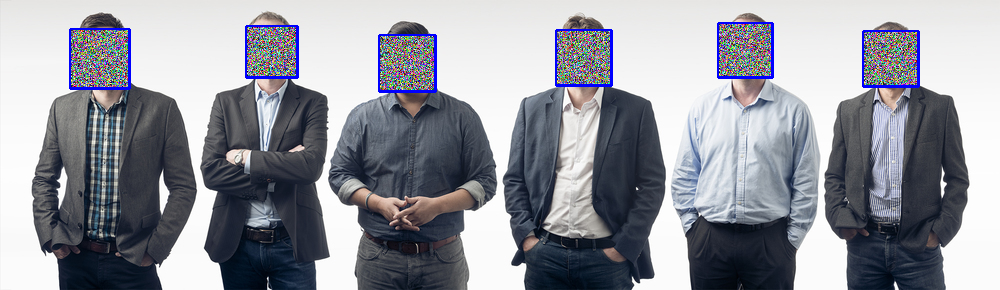
#> input picture ppl1.png, 1000 x 290 px, found by its file name
$ jupyter execute --allow-errors 'Square Detection.ipynb'
#> lines starting #> are read from the running program, lines starting #| are printed output that depends on the picture
[cell 1]
import numpy as np
from PIL import Image, ImageFilter

[cell 2]
# Open image and make into Numpy array
im = Image.open('./SquareDetectionResults/ppl1.png').convert('RGB')
#> im is the input picture: PIL image 1000x290 RGB; mean R, G, B 147.3, 149.5, 157.4
na = np.array(im)
orig = na.copy()    # Save original

[cell 3]
# Median filter to remove outliers
im = im.filter(ImageFilter.MedianFilter(3))
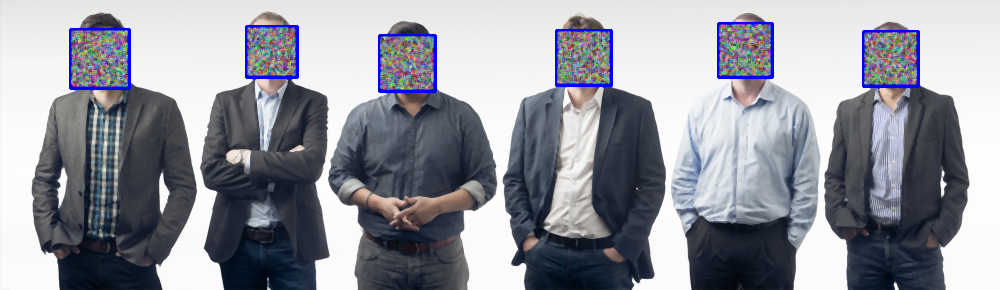
#> im: PIL image 1000x290 RGB; mean R, G, B 147.1, 149.2, 157.7

[cell 4]
# Find X,Y coordinates of all yellow pixels
yellowY, yellowX = np.where(np.all(na==[0, 0, 255],axis=2))
#> yellowY = 3306 values from 22 to 92; yellowX = 3306 values, max 919 at index 647, min 69 at index 313, mean 499
print(yellowX)
#> (printed output is left out)
#yellowY2, yellowX2= np.where(np.all(na==[0, 0, 255],axis=-2))
zipped = np.column_stack((yellowX,yellowY))
#> zipped = 3306 pairs, first value 69 to 919, second value 22 to 92
print("xipp",zipped)
#> (printed output is left out)

[cell 5]
uniqueY = list(yellowY)
#> uniqueY = 3306 values from 22 to 92
uniqueX= list(set(yellowX))
#> uniqueX = 348 values from 69 to 919

uniquesetX={uniqueX[0]}
#> uniquesetX = 1 item
uniquesetY={uniqueY[0]}
#> uniquesetY = 1 item

[cell 6]
for x in range(0,len(uniqueX)-1):
  if(uniqueX[x+1]-uniqueX[x]>=2):
    uniquesetX.add(uniqueX[x])
    uniquesetX.add(uniqueX[x+1])
#> after the loop, uniquesetX = 11 items
uniquesetX.add(uniqueX[len(uniqueX)-1])
uniquesetX=sorted(uniquesetX)
#> uniquesetX = [69, 130, 245, 298, 378, 436, 555, 612, 717, 773, 862, 919]
uniquesetY=list()
for a in uniquesetX:
  for x,y in zipped:
    if(a==x):
      uniquesetY.append(y)
#> this loop made 12 passes
#> a on passes 1 to 12: 69, 130, 245, 298, 378, 436, 555, 612, 717, 773, 862, 919
#> after the loop, uniquesetY = 672 values, max 91 at index 280, min 23 at index 450, mean 56.62

[cell 7]
uniqueset2Y=list()
uniqueset2Y.append(uniquesetY[0])

[cell 8]
for x in range(0,len(uniquesetY)-1):
  if(uniquesetY[x+1]-uniquesetY[x]!=1):
    uniqueset2Y.append(uniquesetY[x])
    uniqueset2Y.append(uniquesetY[x+1])
#> after the loop, uniqueset2Y = [29, 88, 29, 88, 26, 77, 26, 77, 35, 91, 35, 91, 30, 85, 30, 85, 23, 77, 23, 77, 31, 86, 31]
uniqueset2Y.append(uniquesetY[len(uniquesetY)-1])
print("uniqesetY",uniqueset2Y)
#| uniqesetY [29, 88, 29, 88, 26, 77, 26, 77, 35, 91, 35, 91, 30, 85, 30, 85, 23, 77, 23, 77, 31, 86, 31, 86]
uniqueset3Y=list()
for x in range(0,len(uniqueset2Y),4):
  uniqueset3Y.append(uniqueset2Y[x])
  uniqueset3Y.append(uniqueset2Y[x+1])
#> this loop made 6 passes
#> x on passes 2 to 6: 4, 8, 12, 16, 20
#> after the loop, uniqueset3Y = [29, 88, 26, 77, 35, 91, 30, 85, 23, 77, 31, 86]
print("tellmefinal")
print(uniqueset3Y)
#| [29, 88, 26, 77, 35, 91, 30, 85, 23, 77, 31, 86]
# [31 lines of commented-out code are left out]

[cell 9]
image='./SquareDetectionResults/'
ext='.bmp'

[cell 10]
import cv2

[cell 11]
from PIL import Image
import os
from matplotlib.pyplot import imshow
import matplotlib.pyplot as plt
import random
from math import log
from tqdm import tqdm

[cell 12]
def getImageMatrix(imageName):
    im = Image.open(imageName, mode="r", formats=None)
    pix = im.load()
    color = 1
    if type(pix[0,0]) == int:
        color=0
    image_size = im.size
    image_matrix = []
    for width in range(int(image_size[0])):
        row = []
        for height in range(int(image_size[1])):
                row.append((pix[width,height]))
        image_matrix.append(row)
    return image_matrix,image_size[0],color

[cell 13]
def LogisticDecryption(imageName, key):
    N = 256
    key_list = [ord(x) for x in key]

    G = [key_list[0:4] ,key_list[4:8], key_list[8:12]]
    g = []
    R = 1
    for i in range(1,4):
        s = 0
        for j in range(1,5):
            s += G[i-1][j-1] * (10**(-j))
        g.append(s)
        R = (R*s) % 1

    L_x = (R + key_list[12]/256) % 1
    S_x = round(((g[0]+g[1]+g[2])*(10**4) + L_x *(10**4)) % 256)
    V1 = sum(key_list)
    V2 = key_list[0]
    for i in range(1,13):
        V2 = V2 ^ key_list[i]
    V = V2/V1

    L_y = (V+key_list[12]/256) % 1
    S_y = round((V+V2+L_y*10**4) % 256)
    C1_0 = S_x
    C2_0 = S_y

    C = round((L_x*L_y*10**4) % 256)
    I_prev = C
    I_prev_r = C
    I_prev_g = C
    I_prev_b = C
    I = C
    I_r = C
    I_g = C
    I_b = C
    x_prev = 4*(S_x)*(1-S_x)
    y_prev = 4*(L_x)*(1-S_y)
    x = x_prev
    y = y_prev
    imageMatrix, dimension, color = getImageMatrix(imageName)

    henonDecryptedImage = []
    for i in range(dimension):
        row = []
        for j in range(dimension):
            while x <0.8 and x > 0.2 :
                x = 4*x*(1-x)
            while y <0.8 and y > 0.2 :
                y = 4*y*(1-y)
            x_round = round((x*(10**4))%256)
            y_round = round((y*(10**4))%256)
            C1 = x_round ^ ((key_list[0]+x_round) % N) ^ ((C1_0 + key_list[1])%N)
            C2 = x_round ^ ((key_list[2]+y_round) % N) ^ ((C2_0 + key_list[3])%N)
            if color:
                I_r = ((((key_list[4]+C1) % N) ^ ((key_list[5]+C2) % N) ^ ((I_prev_r + key_list[7]) % N) ^ imageMatrix[i][j][0]) + N-key_list[6])%N
                I_g = ((((key_list[4]+C1) % N) ^ ((key_list[5]+C2) % N) ^ ((I_prev_g + key_list[7]) % N) ^ imageMatrix[i][j][1]) + N-key_list[6])%N
                I_b = ((((key_list[4]+C1) % N) ^ ((key_list[5]+C2) % N) ^ ((I_prev_b + key_list[7]) % N) ^ imageMatrix[i][j][2]) + N-key_list[6])%N
                I_prev_r = imageMatrix[i][j][0]
                I_prev_g = imageMatrix[i][j][1]
                I_prev_b = imageMatrix[i][j][2]
                row.append((I_r,I_g,I_b))
                x = (x +  imageMatrix[i][j][0]/256 + key_list[8]/256 + key_list[9]/256) % 1
                y = (x +  imageMatrix[i][j][0]/256 + key_list[8]/256 + key_list[9]/256) % 1
            else:
                I = ((((key_list[4]+C1) % N) ^ ((key_list[5]+C2) % N) ^ ((I_prev+key_list[7]) % N) ^ imageMatrix[i][j]) + N-key_list[6])%N
                I_prev = imageMatrix[i][j]
                row.append(I)
                x = (x +  imageMatrix[i][j]/256 + key_list[8]/256 + key_list[9]/256) % 1
                y = (x +  imageMatrix[i][j]/256 + key_list[8]/256 + key_list[9]/256) % 1
            for ki in range(12):
                key_list[ki] = (key_list[ki] + key_list[12]) % 256
                key_list[12] = key_list[12] ^ key_list[ki]
        henonDecryptedImage.append(row)
    if color:
        im = Image.new("RGB", (dimension, dimension))
    else:
        im = Image.new("L", (dimension, dimension)) # L is for Black and white pixels
    pix = im.load()
    for x in range(dimension):
        for y in range(dimension):
            pix[x, y] = henonDecryptedImage[x][y]
    im.save(image+"decryp"+imageName[28:-4]+ext, "BMP")

[cell 14]
key = "abcdefghijklm"

[cell 15]
img = cv2.imread('./SquareDetectionResults/ppl1.png')
#> `a=uniqueset3Y[i]`: a = 29
#> `b=uniqueset3Y[i+1]`: b = 88
#> `c=uniquesetX[i]`: c = 69
#> `d=uniquesetX[i+1]`: d = 130
#> `face=img[a+1:b,c+1:d]`:
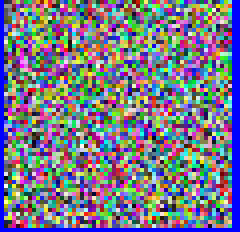
#> face: shape (58, 60, 3) (shown 4 times larger); mean B, G, R 137, 119.4, 118.9
faces=[]
#> (the rest of this cell did not finish here and is left out)

#> after the loop in getImageMatrix, `for width in range(int(image_size[0])):`: image_matrix = 60 items
#> in LogisticDecryption, `imageMatrix, dimension, color = getImageMatrix(imageName)`: dimension = 60; color = 1
#> after the loop in LogisticDecryption, `for i in range(dimension):`: henonDecryptedImage = []; key_list = [79, 151, 7, 22, 198, 109, 11, 244, 37, 240, 236, 252, 249]; x = 0.802
    filename=image+"decryp"+ext
    DecryptResult=cv2.imread(filename)
    img[a+1:b,c+1:d]=DecryptResult

[cell 16]
cv2.imwrite('./SquareDetectionResults/Decryption Result.bmp', img)
#> Out = True

$ run again, with newencryp.bmp saved as ppl1.png
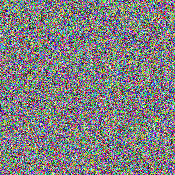
#> input picture newencryp.bmp, 175 x 175 px, found by its file name
#> im is the input picture: PIL image 175x175 RGB; mean R, G, B 128, 127, 128.5
#> `im = im.filter(ImageFilter.MedianFilter(3))`:
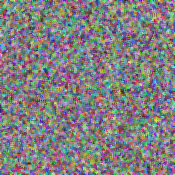
#> im: PIL image 175x175 RGB; mean R, G, B 128.2, 127, 128.6
#> yellowY = empty array
#| xipp []
#> uniqueY = []
#> Out = True
